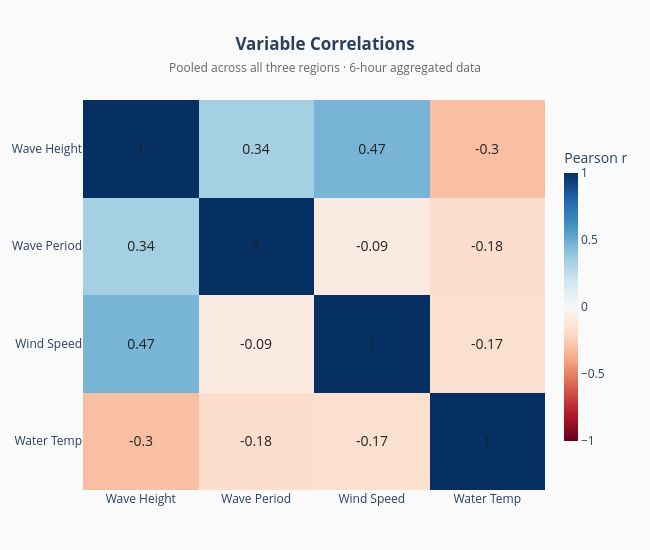
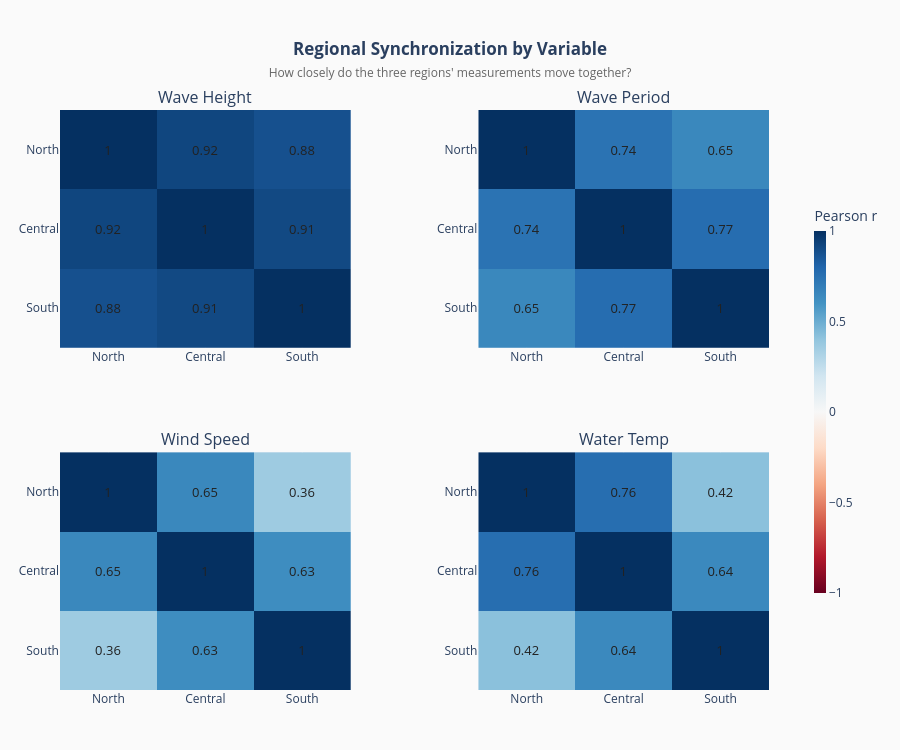

Notebook source saved alongside these figures, in order:
### Markdown cell above
## Correlation Maps of our Data

As we can see from the above time-series visualization, it may appear that the regions are often rather in sync. While the above visualization is useful for getting a sense of the trends in the data, we can more rigorously analyze the relationships between variables--and between regions--using heat maps.

In the following code, we will create one large heatmap just for analyzing how each of our variables relates to each other (i.e., how correlated are wind speed and dominant wave period?), as well as a set of small heatmaps demonstrating the inter-regional correlation of each variable (such as how much dominant wave period in the respective regions are intercorrelated). However, we will need to leave out the directional data, since correlation isn't meaningful without decomposing the degrees into trigonometric components.

### Code cell
# ============================================================
# Correlation Analysis
# ============================================================
# Two complementary views:
#   1. Variable × Variable correlation (pooled across regions)
#   2. Region × Region correlation, one panel per variable

# Get a clean working copy with 'time' as a column
df = cleaned_stdmet.reset_index() if 'time' not in cleaned_stdmet.columns \
    else cleaned_stdmet.copy()

SCALAR_VARS = ['WVHT', 'DPD', 'WSPD', 'WTMP']
VAR_LABELS = {
    'WVHT': 'Wave Height',
    'DPD':  'Wave Period',
    'WSPD': 'Wind Speed',
    'WTMP': 'Water Temp',
}
REGIONS = ['north', 'central', 'south']

# ============================================================
# Heatmap 1: Variable × Variable correlation (all regions pooled)
# ============================================================
corr_vars = df[SCALAR_VARS].corr()
# Apply readable labels
corr_vars.index = [VAR_LABELS[v] for v in corr_vars.index]
corr_vars.columns = [VAR_LABELS[v] for v in corr_vars.columns]

fig1 = go.Figure(data=go.Heatmap(
    z=corr_vars.values,
    x=corr_vars.columns,
    y=corr_vars.index,
    colorscale='RdBu',
    zmid=0, zmin=-1, zmax=1,
    text=corr_vars.round(2).values,
    texttemplate='%{text}',
    textfont=dict(size=14, color='#222'),
    hovertemplate='<b>%{y}</b> vs <b>%{x}</b><br>r = %{z:.3f}<extra></extra>',
    colorbar=dict(title='Pearson r', thickness=14, len=0.8),
))
fig1.update_layout(
    title=dict(
        text='<b>Variable Correlations</b><br>'
             "<span style='font-size:12px;color:#666'>"
             "Pooled across all three regions · 6-hour aggregated data"
             "</span>",
        x=0.5, xanchor='center',
    ),
    width=650, height=550,
    paper_bgcolor='#fafafa',
    margin=dict(l=80, r=80, t=100, b=60),
    xaxis=dict(side='bottom', tickangle=0),
    yaxis=dict(autorange='reversed'),  # diagonal goes top-left to bottom-right
)
fig1.show()


# ============================================================
# Heatmap 2: Region × Region correlation, one panel per variable
# ============================================================
# Pivot to wide format: rows = timestamp, columns = region, one frame per variable.
# Then compute the 3×3 region correlation matrix per variable.

region_corrs = {}
for var in SCALAR_VARS:
    wide = df.pivot_table(index='time', columns='region', values=var,
                          aggfunc='mean')
    # Reorder columns for consistent display
    wide = wide.reindex(columns=REGIONS)
    region_corrs[var] = wide.corr()

# Build a 2×2 subplot grid of 3×3 heatmaps
fig2 = make_subplots(
    rows=2, cols=2,
    subplot_titles=[VAR_LABELS[v] for v in SCALAR_VARS],
    horizontal_spacing=0.18,
    vertical_spacing=0.18,
)

positions = [(1, 1), (1, 2), (2, 1), (2, 2)]
for (r, c), var in zip(positions, SCALAR_VARS):
    cm = region_corrs[var]
    fig2.add_trace(
        go.Heatmap(
            z=cm.values,
            x=[reg.title() for reg in cm.columns],
            y=[reg.title() for reg in cm.index],
            colorscale='RdBu',
            zmid=0, zmin=-1, zmax=1,
            text=cm.round(2).values,
            texttemplate='%{text}',
            textfont=dict(size=13, color='#222'),
            hovertemplate=(f'<b>{VAR_LABELS[var]}</b><br>'
                           '%{y} vs %{x}<br>r = %{z:.3f}<extra></extra>'),
            showscale=(r == 1 and c == 2),  # only one shared colorbar
            colorbar=dict(title='Pearson r', thickness=12, len=0.7,
                          x=1.05, y=0.5),
        ),
        row=r, col=c,
    )
    # Reverse y-axis on each subplot so the diagonal reads top-left to 
    # bottom-right
    fig2.update_yaxes(autorange='reversed', row=r, col=c)

fig2.update_layout(
    title=dict(
        text='<b>Regional Synchronization by Variable</b><br>'
             "<span style='font-size:12px;color:#666'>"
             "How closely do the three regions' measurements move together?"
             "</span>",
        x=0.5, xanchor='center',
    ),
    width=900, height=750,
    paper_bgcolor='#fafafa',
    margin=dict(l=60, r=120, t=110, b=60),
)
fig2.show()

### Figure 1 — Plotly figure (JSON) as saved in the notebook; plotly's stock layout.template omitted (floating-point values rounded to 4 significant figures)
{"data": [{"colorbar": {"len": 0.8, "thickness": 14, "title": {"text": "Pearson r"}}, "colorscale": [[0, "rgb(103,0,31)"], [0.1, "rgb(178,24,43)"], [0.2, "rgb(214,96,77)"], [0.3, "rgb(244,165,130)"], [0.4, "rgb(253,219,199)"], [0.5, "rgb(247,247,247)"], [0.6, "rgb(209,229,240)"], [0.7, "rgb(146,197,222)"], [0.8, "rgb(67,147,195)"], [0.9, "rgb(33,102,172)"], [1, "rgb(5,48,97)"]], "hovertemplate": "<b>%{y}</b> vs <b>%{x}</b><br>r = %{z:.3f}<extra></extra>", "text": [[1.0, 0.34, 0.47, -0.3], [0.34, 1.0, -0.09, -0.18], [0.47, -0.09, 1.0, -0.17], [-0.3, -0.18, -0.17, 1.0]], "textfont": {"color": "#222", "size": 14}, "texttemplate": "%{text}", "type": "heatmap", "x": ["Wave Height", "Wave Period", "Wind Speed", "Water Temp"], "y": ["Wave Height", "Wave Period", "Wind Speed", "Water Temp"], "z": [[1.0, 0.3406, 0.4696, -0.3029], [0.3406, 1.0, -0.09342, -0.1848], [0.4696, -0.09342, 1.0, -0.1676], [-0.3029, -0.1848, -0.1676, 1.0]], "zmax": 1, "zmid": 0, "zmin": -1}], "layout": {"height": 550, "margin": {"b": 60, "l": 80, "r": 80, "t": 100}, "paper_bgcolor": "#fafafa", "title": {"text": "<b>Variable Correlations</b><br><span style='font-size:12px;color:#666'>Pooled across all three regions · 6-hour aggregated data</span>", "x": 0.5, "xanchor": "center"}, "width": 650, "xaxis": {"side": "bottom", "tickangle": 0}, "yaxis": {"autorange": "reversed"}}}

### Figure 2 — Plotly figure (JSON) as saved in the notebook; plotly's stock layout.template omitted (floating-point values rounded to 4 significant figures)
{"data": [{"colorbar": {"len": 0.7, "thickness": 12, "title": {"text": "Pearson r"}, "x": 1.05, "y": 0.5}, "colorscale": [[0, "rgb(103,0,31)"], [0.1, "rgb(178,24,43)"], [0.2, "rgb(214,96,77)"], [0.3, "rgb(244,165,130)"], [0.4, "rgb(253,219,199)"], [0.5, "rgb(247,247,247)"], [0.6, "rgb(209,229,240)"], [0.7, "rgb(146,197,222)"], [0.8, "rgb(67,147,195)"], [0.9, "rgb(33,102,172)"], [1, "rgb(5,48,97)"]], "hovertemplate": "<b>Wave Height</b><br>%{y} vs %{x}<br>r = %{z:.3f}<extra></extra>", "showscale": false, "text": [[1.0, 0.92, 0.88], [0.92, 1.0, 0.91], [0.88, 0.91, 1.0]], "textfont": {"color": "#222", "size": 13}, "texttemplate": "%{text}", "type": "heatmap", "x": ["North", "Central", "South"], "xaxis": "x", "y": ["North", "Central", "South"], "yaxis": "y", "z": [[1.0, 0.9201, 0.8798], [0.9201, 1.0, 0.9082], [0.8798, 0.9082, 1.0]], "zmax": 1, "zmid": 0, "zmin": -1}, {"colorbar": {"len": 0.7, "thickness": 12, "title": {"text": "Pearson r"}, "x": 1.05, "y": 0.5}, "colorscale": [[0, "rgb(103,0,31)"], [0.1, "rgb(178,24,43)"], [0.2, "rgb(214,96,77)"], [0.3, "rgb(244,165,130)"], [0.4, "rgb(253,219,199)"], [0.5, "rgb(247,247,247)"], [0.6, "rgb(209,229,240)"], [0.7, "rgb(146,197,222)"], [0.8, "rgb(67,147,195)"], [0.9, "rgb(33,102,172)"], [1, "rgb(5,48,97)"]], "hovertemplate": "<b>Wave Period</b><br>%{y} vs %{x}<br>r = %{z:.3f}<extra></extra>", "showscale": true, "text": [[1.0, 0.74, 0.65], [0.74, 1.0, 0.77], [0.65, 0.77, 1.0]], "textfont": {"color": "#222", "size": 13}, "texttemplate": "%{text}", "type": "heatmap", "x": ["North", "Central", "South"], "xaxis": "x2", "y": ["North", "Central", "South"], "yaxis": "y2", "z": [[1.0, 0.741, 0.6506], [0.741, 1.0, 0.7684], [0.6506, 0.7684, 1.0]], "zmax": 1, "zmid": 0, "zmin": -1}, {"colorbar": {"len": 0.7, "thickness": 12, "title": {"text": "Pearson r"}, "x": 1.05, "y": 0.5}, "colorscale": [[0, "rgb(103,0,31)"], [0.1, "rgb(178,24,43)"], [0.2, "rgb(214,96,77)"], [0.3, "rgb(244,165,130)"], [0.4, "rgb(253,219,199)"], [0.5, "rgb(247,247,247)"], [0.6, "rgb(209,229,240)"], [0.7, "rgb(146,197,222)"], [0.8, "rgb(67,147,195)"], [0.9, "rgb(33,102,172)"], [1, "rgb(5,48,97)"]], "hovertemplate": "<b>Wind Speed</b><br>%{y} vs %{x}<br>r = %{z:.3f}<extra></extra>", "showscale": false, "text": [[1.0, 0.65, 0.36], [0.65, 1.0, 0.63], [0.36, 0.63, 1.0]], "textfont": {"color": "#222", "size": 13}, "texttemplate": "%{text}", "type": "heatmap", "x": ["North", "Central", "South"], "xaxis": "x3", "y": ["North", "Central", "South"], "yaxis": "y3", "z": [[1.0, 0.6505, 0.3619], [0.6505, 1.0, 0.627], [0.3619, 0.627, 1.0]], "zmax": 1, "zmid": 0, "zmin": -1}, {"colorbar": {"len": 0.7, "thickness": 12, "title": {"text": "Pearson r"}, "x": 1.05, "y": 0.5}, "colorscale": [[0, "rgb(103,0,31)"], [0.1, "rgb(178,24,43)"], [0.2, "rgb(214,96,77)"], [0.3, "rgb(244,165,130)"], [0.4, "rgb(253,219,199)"], [0.5, "rgb(247,247,247)"], [0.6, "rgb(209,229,240)"], [0.7, "rgb(146,197,222)"], [0.8, "rgb(67,147,195)"], [0.9, "rgb(33,102,172)"], [1, "rgb(5,48,97)"]], "hovertemplate": "<b>Water Temp</b><br>%{y} vs %{x}<br>r = %{z:.3f}<extra></extra>", "showscale": false, "text": [[1.0, 0.76, 0.42], [0.76, 1.0, 0.64], [0.42, 0.64, 1.0]], "textfont": {"color": "#222", "size": 13}, "texttemplate": "%{text}", "type": "heatmap", "x": ["North", "Central", "South"], "xaxis": "x4", "y": ["North", "Central", "South"], "yaxis": "y4", "z": [[1.0, 0.7626, 0.4172], [0.7626, 1.0, 0.6443], [0.4172, 0.6443, 1.0]], "zmax": 1, "zmid": 0, "zmin": -1}], "layout": {"annotations": [{"font": {"size": 16}, "showarrow": false, "text": "Wave Height", "x": 0.205, "xanchor": "center", "xref": "paper", "y": 1, "yanchor": "bottom", "yref": "paper"}, {"font": {"size": 16}, "showarrow": false, "text": "Wave Period", "x": 0.795, "xanchor": "center", "xref": "paper", "y": 1, "yanchor": "bottom", "yref": "paper"}, {"font": {"size": 16}, "showarrow": false, "text": "Wind Speed", "x": 0.205, "xanchor": "center", "xref": "paper", "y": 0.41, "yanchor": "bottom", "yref": "paper"}, {"font": {"size": 16}, "showarrow": false, "text": "Water Temp", "x": 0.795, "xanchor": "center", "xref": "paper", "y": 0.41, "yanchor": "bottom", "yref": "paper"}], "height": 750, "margin": {"b": 60, "l": 60, "r": 120, "t": 110}, "paper_bgcolor": "#fafafa", "title": {"text": "<b>Regional Synchronization by Variable</b><br><span style='font-size:12px;color:#666'>How closely do the three regions' measurements move together?</span>", "x": 0.5, "xanchor": "center"}, "width": 900, "xaxis": {"anchor": "y", "domain": [0, 0.41]}, "xaxis2": {"anchor": "y2", "domain": [0.59, 1]}, "xaxis3": {"anchor": "y3", "domain": [0, 0.41]}, "xaxis4": {"anchor": "y4", "domain": [0.59, 1]}, "yaxis": {"anchor": "x", "autorange": "reversed", "domain": [0.59, 1]}, "yaxis2": {"anchor": "x2", "autorange": "reversed", "domain": [0.59, 1]}, "yaxis3": {"anchor": "x3", "autorange": "reversed", "domain": [0, 0.41]}, "yaxis4": {"anchor": "x4", "autorange": "reversed", "domain": [0, 0.41]}}}
